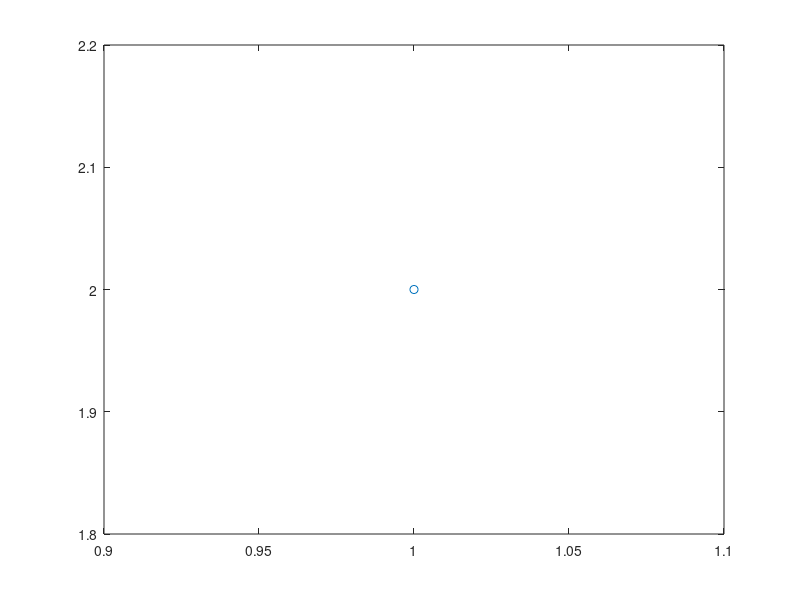
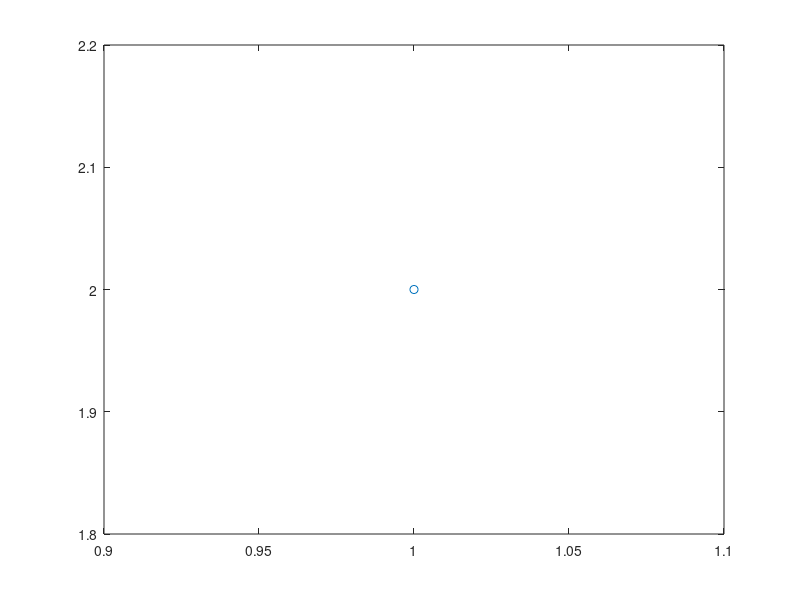

MATLAB code to generate these figures, in order:
%this script tests the algorithm for alternating between next highest and
%lowest

nums = [];
list = [1:10, 26:30];

bus = 32;
count = 0;
while(~any(list == bus))
	bus = mod(bus + (count* (-1)^(mod(count, 2))), max(list));
	count = count+1;
	nums = [nums; bus];
	fprintf('bus: %d\n', bus);
end



plot(nums, 'o');

figure; plot(sort(nums), 'o');